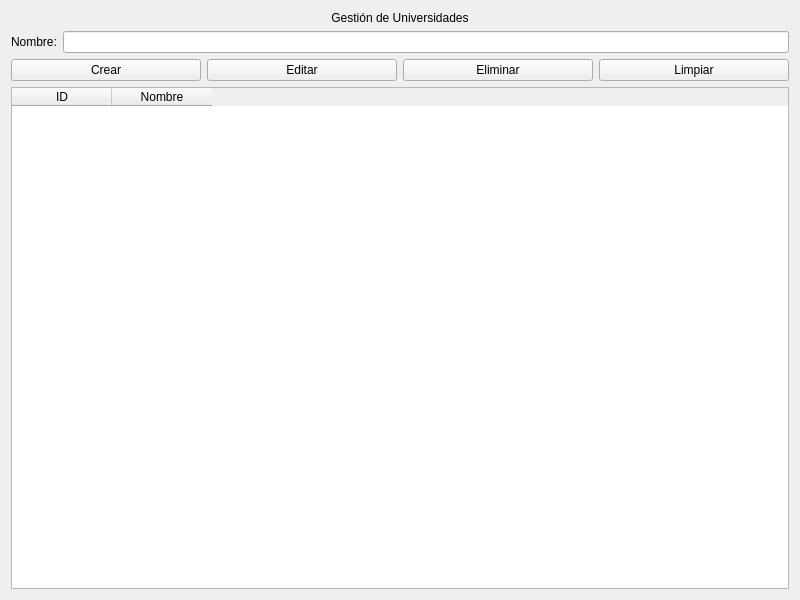
<?xml version="1.0" encoding="UTF-8"?>
<ui version="4.0">
 <class>UniversidadPage</class>
 <widget class="QWidget" name="UniversidadPage">
  <property name="geometry">
   <rect>
    <x>0</x>
    <y>0</y>
    <width>800</width>
    <height>600</height>
   </rect>
  </property>
  <property name="windowTitle">
   <string>Universidad</string>
  </property>

  <layout class="QVBoxLayout" name="verticalLayout">

   <!-- Título -->
   <item>
    <widget class="QLabel" name="labelTitulo">
     <property name="text">
      <string>Gestión de Universidades</string>
     </property>
     <property name="alignment">
      <set>Qt::AlignCenter</set>
     </property>
    </widget>
   </item>

   <!-- Formulario -->
   <item>
    <layout class="QHBoxLayout" name="formLayout">
     <item>
      <widget class="QLabel" name="labelNombre">
       <property name="text">
        <string>Nombre:</string>
       </property>
      </widget>
     </item>
     <item>
      <widget class="QLineEdit" name="inputNombre"/>
     </item>
    </layout>
   </item>

   <!-- Botones -->
   <item>
    <layout class="QHBoxLayout" name="buttonLayout">
     <item>
      <widget class="QPushButton" name="btnCrear">
       <property name="text">
        <string>Crear</string>
       </property>
      </widget>
     </item>
     <item>
      <widget class="QPushButton" name="btnEditar">
       <property name="text">
        <string>Editar</string>
       </property>
      </widget>
     </item>
     <item>
      <widget class="QPushButton" name="btnEliminar">
       <property name="text">
        <string>Eliminar</string>
       </property>
      </widget>
     </item>
     <item>
      <widget class="QPushButton" name="btnLimpiar">
       <property name="text">
        <string>Limpiar</string>
       </property>
      </widget>
     </item>
    </layout>
   </item>

   <!-- Tabla -->
   <item>
    <widget class="QTableWidget" name="tablaUniversidades">
     <property name="columnCount">
      <number>2</number>
     </property>
     <column>
      <property name="text">
       <string>ID</string>
      </property>
     </column>
     <column>
      <property name="text">
       <string>Nombre</string>
      </property>
     </column>
    </widget>
   </item>

  </layout>

 </widget>
 <resources/>
 <connections/>
</ui>
